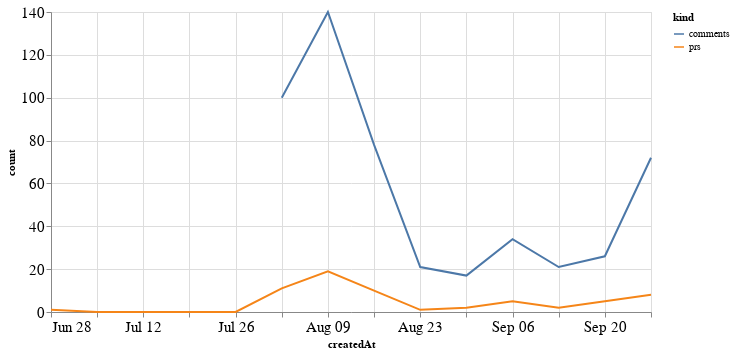

Notebook source saved alongside this figure:
### Code cell
alt.Chart(total_time, width=600).mark_line().encode(
    x='createdAt',
    y='count',
    color='kind'
)

### Figure 1 — Vega-Lite specification as saved in the notebook (floating-point values rounded to 4 significant figures)
{"config": {"axisLeft": {"labelFontSize": 15}, "axisBottom": {"labelFontSize": 15}}, "data": {"name": "data-9b1762b7fd584882572bff2f23c986f8"}, "mark": "line", "encoding": {"color": {"type": "nominal", "field": "kind"}, "x": {"type": "temporal", "field": "createdAt"}, "y": {"type": "quantitative", "field": "count"}}, "width": 600, "$schema": "https://vega.github.io/schema/vega-lite/v4.8.1.json", "datasets": {"data-9b1762b7fd584882572bff2f23c986f8": [{"createdAt": "2020-06-28T00:00:00", "kind": "prs", "count": 1.0}, {"createdAt": "2020-07-05T00:00:00", "kind": "prs", "count": 0.0}, {"createdAt": "2020-07-12T00:00:00", "kind": "prs", "count": 0.0}, {"createdAt": "2020-07-19T00:00:00", "kind": "prs", "count": 0.0}, {"createdAt": "2020-07-26T00:00:00", "kind": "prs", "count": 0.0}, {"createdAt": "2020-08-02T00:00:00", "kind": "prs", "count": 11.0}, {"createdAt": "2020-08-09T00:00:00", "kind": "prs", "count": 19.0}, {"createdAt": "2020-08-16T00:00:00", "kind": "prs", "count": 10.0}, {"createdAt": "2020-08-23T00:00:00", "kind": "prs", "count": 1.0}, {"createdAt": "2020-08-30T00:00:00", "kind": "prs", "count": 2.0}, {"createdAt": "2020-09-06T00:00:00", "kind": "prs", "count": 5.0}, {"createdAt": "2020-09-13T00:00:00", "kind": "prs", "count": 2.0}, {"createdAt": "2020-09-20T00:00:00", "kind": "prs", "count": 5.0}, {"createdAt": "2020-09-27T00:00:00", "kind": "prs", "count": 8.0}, {"createdAt": "2020-06-28T00:00:00", "kind": "comments", "count": null}, {"createdAt": "2020-07-05T00:00:00", "kind": "comments", "count": null}, {"createdAt": "2020-07-12T00:00:00", "kind": "comments", "count": null}, {"createdAt": "2020-07-19T00:00:00", "kind": "comments", "count": null}, {"createdAt": "2020-07-26T00:00:00", "kind": "comments", "count": null}, {"createdAt": "2020-08-02T00:00:00", "kind": "comments", "count": 100.0}, {"createdAt": "2020-08-09T00:00:00", "kind": "comments", "count": 140.0}, {"createdAt": "2020-08-16T00:00:00", "kind": "comments", "count": 78.0}, {"createdAt": "2020-08-23T00:00:00", "kind": "comments", "count": 21.0}, {"createdAt": "2020-08-30T00:00:00", "kind": "comments", "count": 17.0}, {"createdAt": "2020-09-06T00:00:00", "kind": "comments", "count": 34.0}, {"createdAt": "2020-09-13T00:00:00", "kind": "comments", "count": 21.0}, {"createdAt": "2020-09-20T00:00:00", "kind": "comments", "count": 26.0}, {"createdAt": "2020-09-27T00:00:00", "kind": "comments", "count": 72.0}]}}
